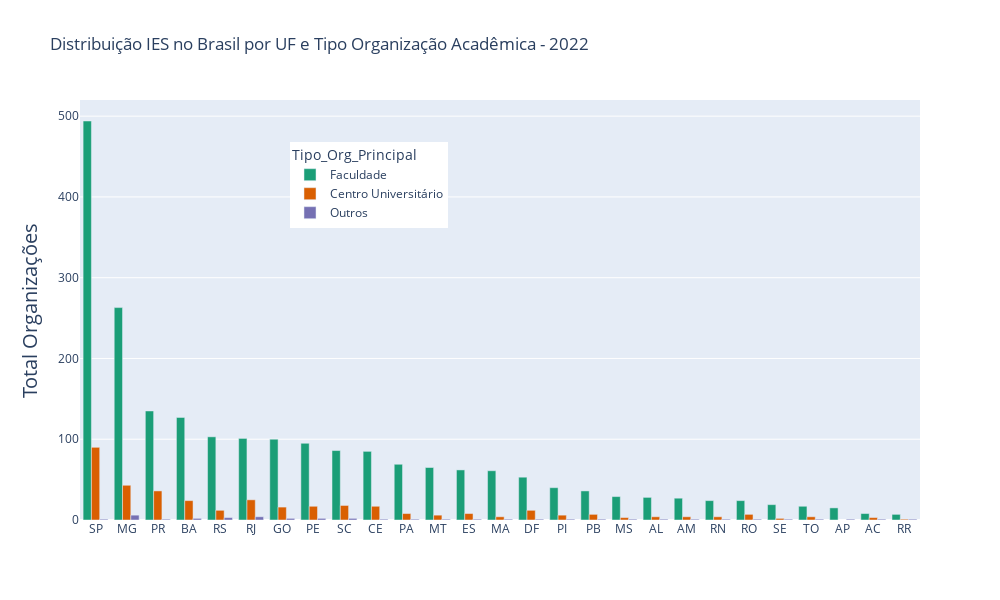

Notebook source saved alongside this figure:
### Code cell
fig = px.bar(distr_ies_org_uf.sort_values(by='Total_Org', ascending=False),
             x='SG_UF_IES', 
             y='Total_Org', 
             color='Tipo_Org_Principal',
             color_discrete_sequence=px.colors.qualitative.Dark2,
             barmode = 'group', width=1000, height=600,
             title='Distribuição IES no Brasil por UF e Tipo Organização Acadêmica - 2022',
             hover_data = {'SG_UF_IES','Tipo_Org_Principal','Total_Org',
                           'Total_Org_p'}
             
            )

fig.update_layout(yaxis=dict(title='Total Organizações', titlefont_size=20, tickfont_size=12),
                  xaxis=dict(title=''),      # remover titulo no eixo x
                  legend=dict(x=0.25,y=0.9)) # deslocar legenda para dentro do plot

fig.show()

### Figure 1 — Plotly figure (JSON) as saved in the notebook; plotly's stock layout.template omitted (floating-point values rounded to 4 significant figures)
{"data": [{"alignmentgroup": "True", "customdata": [["Faculdade", 84.44], ["Faculdade", 84.29], ["Faculdade", 78.49], ["Faculdade", 83.01], ["Faculdade", 87.29], ["Faculdade", 77.69], ["Faculdade", 84.75], ["Faculdade", 83.33], ["Faculdade", 81.13], ["Faculdade", 82.52], ["Faculdade", 88.46], ["Faculdade", 90.28], ["Faculdade", 87.32], ["Faculdade", 92.42], ["Faculdade", 80.3], ["Faculdade", 85.11], ["Faculdade", 81.82], ["Faculdade", 87.88], ["Faculdade", 84.85], ["Faculdade", 84.38], ["Faculdade", 82.76], ["Faculdade", 75], ["Faculdade", 86.36], ["Faculdade", 77.27], ["Faculdade", 93.75], ["Faculdade", 66.67], ["Faculdade", 77.78]], "hovertemplate": "Tipo_Org_Principal=%{customdata[0]}<br>SG_UF_IES=%{x}<br>Total_Org=%{y}<br>Total_Org_p=%{customdata[1]}<extra></extra>", "legendgroup": "Faculdade", "marker": {"color": "rgb(27,158,119)", "pattern": {"shape": ""}}, "name": "Faculdade", "offsetgroup": "Faculdade", "orientation": "v", "showlegend": true, "textposition": "auto", "type": "bar", "x": ["SP", "MG", "PR", "BA", "RS", "RJ", "GO", "PE", "SC", "CE", "PA", "MT", "ES", "MA", "DF", "PI", "PB", "MS", "AL", "AM", "RN", "RO", "SE", "TO", "AP", "AC", "RR"], "xaxis": "x", "y": [494, 263, 135, 127, 103, 101, 100, 95, 86, 85, 69, 65, 62, 61, 53, 40, 36, 29, 28, 27, 24, 24, 19, 17, 15, 8, 7], "yaxis": "y"}, {"alignmentgroup": "True", "customdata": [["Centro Universitário", 15.38], ["Centro Universitário", 13.78], ["Centro Universitário", 20.93], ["Centro Universitário", 19.23], ["Centro Universitário", 15.69], ["Centro Universitário", 16.98], ["Centro Universitário", 14.91], ["Centro Universitário", 16.5], ["Centro Universitário", 13.56], ["Centro Universitário", 10.17], ["Centro Universitário", 18.18], ["Centro Universitário", 10.26], ["Centro Universitário", 11.27], ["Centro Universitário", 21.88], ["Centro Universitário", 15.91], ["Centro Universitário", 8.33], ["Centro Universitário", 12.77], ["Centro Universitário", 6.06], ["Centro Universitário", 12.5], ["Centro Universitário", 18.18], ["Centro Universitário", 12.12], ["Centro Universitário", 13.79], ["Centro Universitário", 25], ["Centro Universitário", 9.09], ["Centro Universitário", 9.09], ["Centro Universitário", 11.11]], "hovertemplate": "Tipo_Org_Principal=%{customdata[0]}<br>SG_UF_IES=%{x}<br>Total_Org=%{y}<br>Total_Org_p=%{customdata[1]}<extra></extra>", "legendgroup": "Centro Universitário", "marker": {"color": "rgb(217,95,2)", "pattern": {"shape": ""}}, "name": "Centro Universitário", "offsetgroup": "Centro Universitário", "orientation": "v", "showlegend": true, "textposition": "auto", "type": "bar", "x": ["SP", "MG", "PR", "RJ", "BA", "SC", "PE", "CE", "GO", "RS", "DF", "PA", "ES", "RO", "PB", "MT", "PI", "MA", "AM", "TO", "AL", "RN", "AC", "MS", "SE", "RR"], "xaxis": "x", "y": [90, 43, 36, 25, 24, 18, 17, 17, 16, 12, 12, 8, 8, 7, 7, 6, 6, 4, 4, 4, 4, 4, 3, 3, 2, 1], "yaxis": "y"}, {"alignmentgroup": "True", "customdata": [["Outros", 1.92], ["Outros", 3.08], ["Outros", 2.54], ["Outros", 1.75], ["Outros", 1.89], ["Outros", 1.69], ["Outros", 1.31], ["Outros", 4.55], ["Outros", 0.17], ["Outros", 11.11], ["Outros", 1.28], ["Outros", 1.41], ["Outros", 8.33], ["Outros", 3.03], ["Outros", 3.12], ["Outros", 6.25], ["Outros", 0.97], ["Outros", 1.52], ["Outros", 1.52], ["Outros", 3.12], ["Outros", 3.03], ["Outros", 1.39], ["Outros", 2.27], ["Outros", 2.13], ["Outros", 0.58], ["Outros", 3.45], ["Outros", 4.55]], "hovertemplate": "Tipo_Org_Principal=%{customdata[0]}<br>SG_UF_IES=%{x}<br>Total_Org=%{y}<br>Total_Org_p=%{customdata[1]}<extra></extra>", "legendgroup": "Outros", "marker": {"color": "rgb(117,112,179)", "pattern": {"shape": ""}}, "name": "Outros", "offsetgroup": "Outros", "orientation": "v", "showlegend": true, "textposition": "auto", "type": "bar", "x": ["MG", "RJ", "RS", "PE", "SC", "GO", "BA", "SE", "SP", "RR", "PA", "ES", "AC", "AL", "AM", "AP", "CE", "DF", "MA", "RO", "MS", "MT", "PB", "PI", "PR", "RN", "TO"], "xaxis": "x", "y": [6, 4, 3, 2, 2, 2, 2, 1, 1, 1, 1, 1, 1, 1, 1, 1, 1, 1, 1, 1, 1, 1, 1, 1, 1, 1, 1], "yaxis": "y"}], "layout": {"barmode": "group", "height": 600, "legend": {"title": {"text": "Tipo_Org_Principal"}, "tracegroupgap": 0, "x": 0.25, "y": 0.9}, "title": {"text": "Distribuição IES no Brasil por UF e Tipo Organização Acadêmica - 2022"}, "width": 1000, "xaxis": {"anchor": "y", "autorange": true, "domain": [0, 1], "range": [-0.5, 26.5], "title": {"text": ""}, "type": "category"}, "yaxis": {"anchor": "x", "autorange": true, "domain": [0, 1], "range": [0, 520], "tickfont": {"size": 12}, "title": {"font": {"size": 20}, "text": "Total Organizações"}, "type": "linear"}}}
